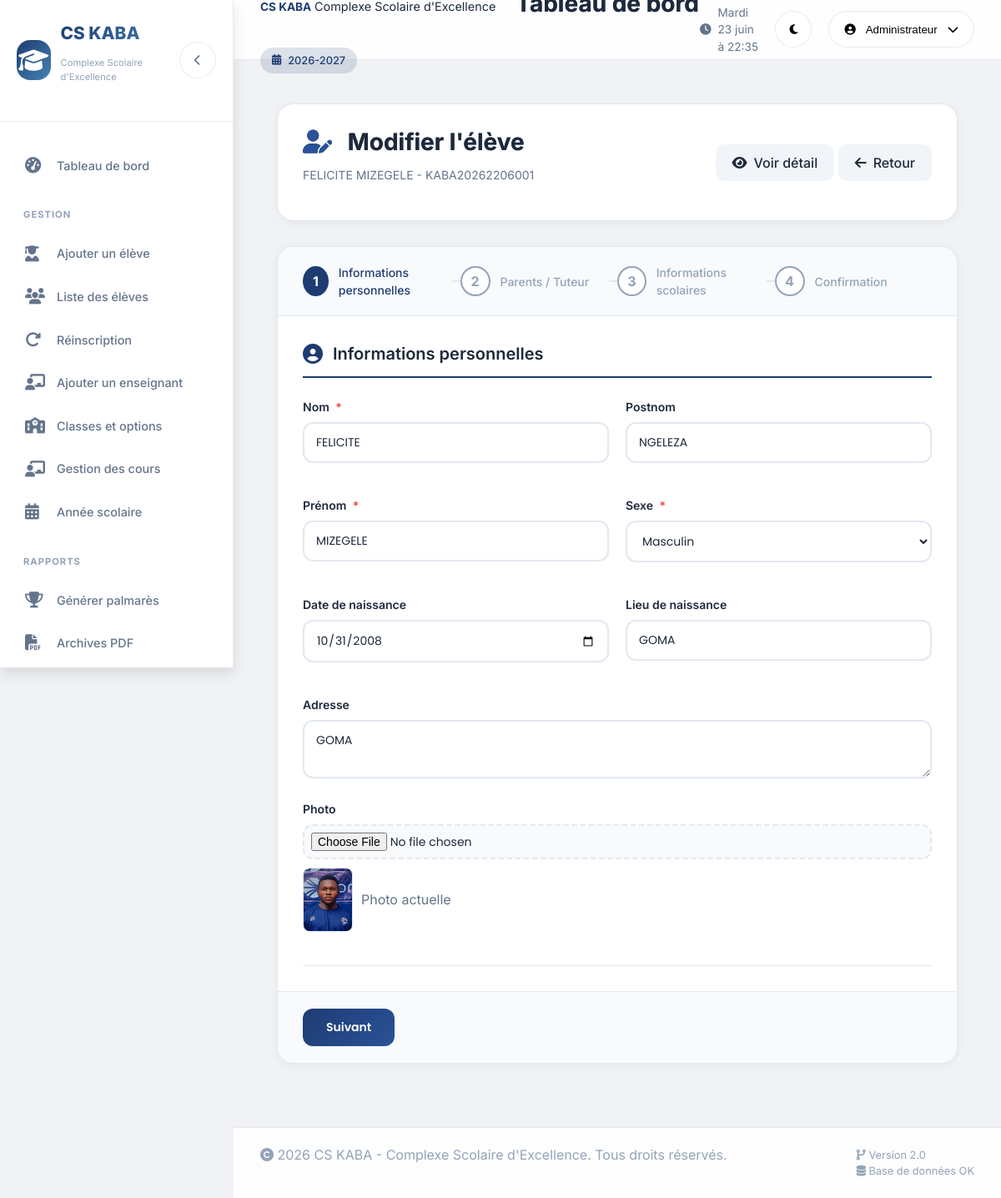
Screenshot of /gestion/eleves/modifier/3/ (signed in) with the database file from the repository.
### Cote/models.py (models this page shows, shortened)
class AnneeScolaire(models.Model):
    annee_scolaire = models.CharField(max_length=20, unique=True, verbose_name="Année scolaire")
    est_active = models.BooleanField(default=False, verbose_name="Année active")
    date_debut = models.DateField(verbose_name="Date début")
    date_fin = models.DateField(verbose_name="Date fin")
    created_at = models.DateTimeField(auto_now_add=True, verbose_name="Date de création")
    class Meta:
        verbose_name = "Année scolaire"
        verbose_name_plural = "Années scolaires"
        ordering = ['-id']

class Personne(models.Model):
    SEXE_CHOICES = [('M', 'Masculin'), ('F', 'Féminin')]
    nom = models.CharField(max_length=100, verbose_name="Nom")
    postnom = models.CharField(max_length=100, blank=True, null=True, verbose_name="Postnom")
    prenom = models.CharField(max_length=100, verbose_name="Prénom")
    lieu_naissance = models.CharField(max_length=100, blank=True, null=True, verbose_name="Lieu de naissance")
    date_naissance = models.DateField(blank=True, null=True, verbose_name="Date de naissance")
    sexe = models.CharField(max_length=1, choices=SEXE_CHOICES, blank=True, null=True, verbose_name="Sexe")
    adresse = models.TextField(blank=True, null=True, verbose_name="Adresse")
    telephone = models.CharField(max_length=20, blank=True, null=True, verbose_name="Téléphone")
    email = models.EmailField(max_length=255, blank=True, null=True, verbose_name="Email")
    created_at = models.DateTimeField(auto_now_add=True, verbose_name="Date de création")
    photo = models.ImageField(upload_to='photos/personnes/', blank=True, null=True, verbose_name="Photo de profil")
    class Meta:
        verbose_name = "Personne"
        verbose_name_plural = "Personnes"
        ordering = ['nom', 'prenom']

class Eleve(models.Model):
    id_personne = models.OneToOneField(Personne, on_delete=models.CASCADE, verbose_name="Personne")
    matricule = models.CharField(max_length=50, unique=True, verbose_name="Matricule")
    telephone_parent = models.CharField(max_length=20, blank=True, null=True, verbose_name="Téléphone parent")
    email_parent = models.EmailField(max_length=255, blank=True, null=True, verbose_name="Email parent")
    photo = models.ImageField(upload_to='photos/eleves/', blank=True, null=True, verbose_name="Photo de l'élève")
    est_actif = models.BooleanField(default=True, verbose_name="Est actif")
    created_at = models.DateTimeField(auto_now_add=True, verbose_name="Date de création")
    class Meta:
        verbose_name = "Élève"
        verbose_name_plural = "Élèves"
        ordering = ['id_personne__nom', 'id_personne__prenom']

### Cote/views.py (the view)
# urls.py: path('gestion/eleves/modifier/<int:eleve_id>/', views.modifier_eleve_page, name='modifier_eleve_page'),
def modifier_eleve_page(request, eleve_id):
    if not request.session.get('user_id'):
        return redirect('login')
    if request.session.get('user_role') != 'DE':
        messages.error(request, 'Accès non autorisé')
        return redirect('login')
    try:
        eleve = Eleve.objects.select_related('id_personne').get(id=eleve_id, est_actif=True)
    except Eleve.DoesNotExist:
        messages.error(request, 'Élève introuvable')
        return redirect('liste_eleves')
    classes = Classe.objects.filter(actif=True).order_by('nom_classe')
    annee_active = AnneeScolaire.objects.filter(est_active=True).first()
    inscription_actuelle = None
    if annee_active:
        try:
            inscription_actuelle = Inscription.objects.get(id_eleve=eleve, id_annee=annee_active, est_active=True)
        except Inscription.DoesNotExist:
            pass
    parents = Personne.objects.filter(telephone__isnull=False).exclude(telephone='').exclude(telephone__exact='')
    parent_personne = None
    if eleve.telephone_parent:
        parent_personne = parents.filter(telephone=eleve.telephone_parent).first()
    context = {
        'user_nom': request.session.get('user_nom'), 'eleve': eleve, 'personne': eleve.id_personne,
        'classes': classes, 'annee_active': annee_active, 'inscription_actuelle': inscription_actuelle,
        'parents': parents, 'parent_personne': parent_personne,
        'parent_nom': parent_personne.nom if parent_personne else '',
        'parent_prenom': parent_personne.prenom if parent_personne else '',
        'parent_telephone': parent_personne.telephone if parent_personne else eleve.telephone_parent or '',
        'parent_email': parent_personne.email if parent_personne else eleve.email_parent or '',
        'parent_profession': '', 'parent_adresse': parent_personne.adresse if parent_personne else '',
        'page_title': f'Modifier {eleve.id_personne.nom} {eleve.id_personne.prenom} - CS KABA'
    }
    return render(request, 'Cote/admin/modifier_eleve.html', context)

### Cote/templates/Cote/admin/modifier_eleve.html (shortened to what this page needs)
{% extends "Cote/admin/includes/head.html" %}
{% load static %}
{% block extra_head %}
<link rel="stylesheet" href="{% static 'css/admin/modifier_eleve.css' %}">
{% endblock %}
{% block body %}
<div class="page-container">
    <div class="page-header">
        <div class="page-header-content">
            <h1 class="page-title">
                <i class="fas fa-user-edit"></i>
                Modifier l'élève
            </h1>
            <p class="page-subtitle">{{ personne.nom }} {{ personne.prenom }} - {{ eleve.matricule }}</p>
        </div>
        <div class="page-actions">
            <a href="{% url 'detail_eleve' eleve.id %}" class="btn-secondary">
                <i class="fas fa-eye"></i> Voir détail
            </a>
            <a href="{% url 'liste_eleves' %}" class="btn-secondary">
                <i class="fas fa-arrow-left"></i> Retour
            </a>
        </div>
    </div>
    <div class="wizard-container">
        <div class="wizard-steps">
            <div class="step active" data-step="1">
                <div class="step-circle">1</div>
                <div class="step-label">Informations personnelles</div>
            </div>
            <div class="step" data-step="2">
                <div class="step-circle">2</div>
                <div class="step-label">Parents / Tuteur</div>
            </div>
            <div class="step" data-step="3">
                <div class="step-circle">3</div>
                <div class="step-label">Informations scolaires</div>
            </div>
            <div class="step" data-step="4">
                <div class="step-circle">4</div>
                <div class="step-label">Confirmation</div>
            </div>
        </div>
        <form id="modifierEleveForm" method="post" action="{% url 'modifier_eleve' eleve.id %}" enctype="multipart/form-data">
            <div class="form-step active" data-step="1">
                <div class="form-section">
                    <div class="section-header">
                        <i class="fas fa-user-circle"></i>
                        <h2>Informations personnelles</h2>
                    </div>
                    <div class="form-row">
                        <div class="form-group">
                            <label>Nom <span class="required">*</span></label>
                            <input type="text" id="nom" name="nom" value="{{ personne.nom }}" required>
                        </div>
                        <div class="form-group">
                            <label>Postnom</label>
                            <input type="text" id="postnom" name="postnom" value="{{ personne.postnom|default:'' }}">
                        </div>
                    </div>
                    <div class="form-row">
                        <div class="form-group">
                            <label>Prénom <span class="required">*</span></label>
                            <input type="text" id="prenom" name="prenom" value="{{ personne.prenom }}" required>
                        </div>
                        <div class="form-group">
                            <label>Sexe <span class="required">*</span></label>
                            <select id="sexe" name="sexe" required>
                                <option value="M" {% if personne.sexe == 'M' %}selected{% endif %}>Masculin</option>
                            </select>
                        </div>
                    </div>
                    <div class="form-row">
                        <div class="form-group">
                            <label>Date de naissance</label>
                            <input type="date" id="date_naissance" name="date_naissance" value="{{ personne.date_naissance|date:'Y-m-d' }}">
                        </div>
                        <div class="form-group">
                            <label>Lieu de naissance</label>
                            <input type="text" id="lieu_naissance" name="lieu_naissance" value="{{ personne.lieu_naissance|default:'' }}">
                        </div>
                    </div>
                    <div class="form-group">
                        <label>Adresse</label>
                        <textarea id="adresse" name="adresse" rows="2">{{ personne.adresse|default:'' }}</textarea>
                    </div>
                    <div class="form-group">
                        <label>Photo</label>
                        <input type="file" id="photo" name="photo" accept="image/*">
                        {% if eleve.photo %}
                        <div class="current-photo">
                            <img src="{{ eleve.photo.url }}" alt="Photo actuelle" width="60">
                            <span>Photo actuelle</span>
                        </div>
                        {% endif %}
                    </div>
                </div>
            </div>
            <div class="form-navigation">
                <button type="button" class="btn-next" id="nextBtn">Suivant</button>
            </div>
        </form>
    </div>
</div>
{% endblock %}

### Cote/templates/Cote/admin/includes/topbar.html (shortened to what this page needs)
<header class="topbar">
    <div class="topbar-left">
        <div class="etablissement-info">
            <strong>CS KABA</strong>
            <small>Complexe Scolaire d'Excellence</small>
        </div>
        <h1 class="page-title">{% block page_title %}Tableau de bord{% endblock %}</h1>
        {% if annee_active %}
        <div class="year-badge">
            <i class="fas fa-calendar-alt"></i>
            <span>{{ annee_active.annee_scolaire }}</span>
        </div>
        {% endif %}
    </div>
    <div class="topbar-right">
        <div class="date-time">
            <i class="fas fa-clock"></i>
            <span id="currentDateTime"></span>
        </div>
        <button class="theme-toggle" id="themeToggle" aria-label="Changer de thème">
            <i class="fas fa-moon"></i>
        </button>
        <div class="user-dropdown">
            <button class="dropdown-trigger">
                <i class="fas fa-user-circle"></i>
                <span>{{ user_nom|default:"Administrateur" }}</span>
                <i class="fas fa-chevron-down"></i>
            </button>
        </div>
    </div>
</header>

### rows the page displays
AnneeScolaire: annee_scolaire "2026-2027"
Personne: nom "FELICITE", prenom "MIZEGELE", postnom "NGELEZA", sexe "Masculin", date_naissance "10/31/2008", lieu_naissance "GOMA", adresse "GOMA"
Eleve: matricule "KABA20262206001", photo (picture)

### other values shown
{{ user_nom|default:"Administrateur" }} "Administrateur"
